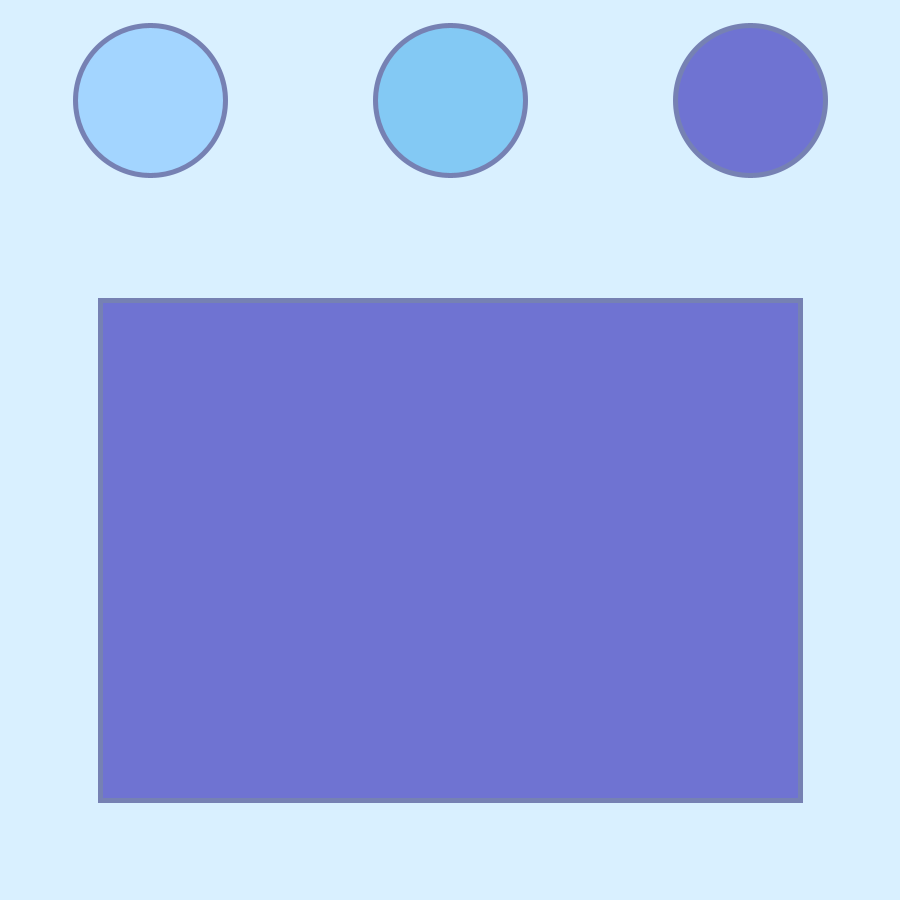
Frame 1 (no input)
Frame 60 (the mouse pressed at the canvas centre just before this capture): identical to frame 1, image omitted
Frame 120 (the mouse held since frame 60 and released just before this capture): identical to frame 1, image omitted

The Processing sketch that drew this single still picture (run headless with seeded random() and noise(); from frame 60 on, the mouse is pressed at the canvas centre):

// Processing sketch: Unit3_checkpoint1
// ── Unit3_checkpoint1.pde
color aliceBlue = #D9F0FF;
color lightBlue = #A3D5FF;
color skyBlue = #83C9F4;
color slateBlue = #6F73D2;
color glaucous = #7681B3;
color white = #FFFFFF;
color selectedColor;

void setup() {
  size(900, 900);
  strokeWeight(5);
  stroke(glaucous);
  selectedColor = slateBlue;
}

void draw() {
  background(aliceBlue);

  //buttons
  if (dist(150, 100, mouseX, mouseY) < 75) {
    stroke(white);
  }
  else{
    stroke(glaucous);
  }
  
  fill(lightBlue);
  circle(150, 100, 150);
  
  if (dist(450, 100, mouseX, mouseY) < 75) {
    stroke(white);
  }
  else{
    stroke(glaucous);
  }

  fill(skyBlue);
  circle(450, 100, 150);

  if (dist(750, 100, mouseX, mouseY) < 75) {
    stroke(white);
  }
  else{
    stroke(glaucous);
  }

  fill(slateBlue);
  circle(750, 100, 150);

  //indicator
  stroke(glaucous);
  fill(selectedColor);
  rect(100, 300, 700, 500);
}

void mouseReleased() {
  if (dist(150, 100, mouseX, mouseY) < 75) {
    selectedColor = lightBlue;
  }

  if (dist(450, 100, mouseX, mouseY) < 75) {
    selectedColor = skyBlue;
  }

  if (dist(750, 100, mouseX, mouseY) < 75) {
    selectedColor = slateBlue;
  }
}
